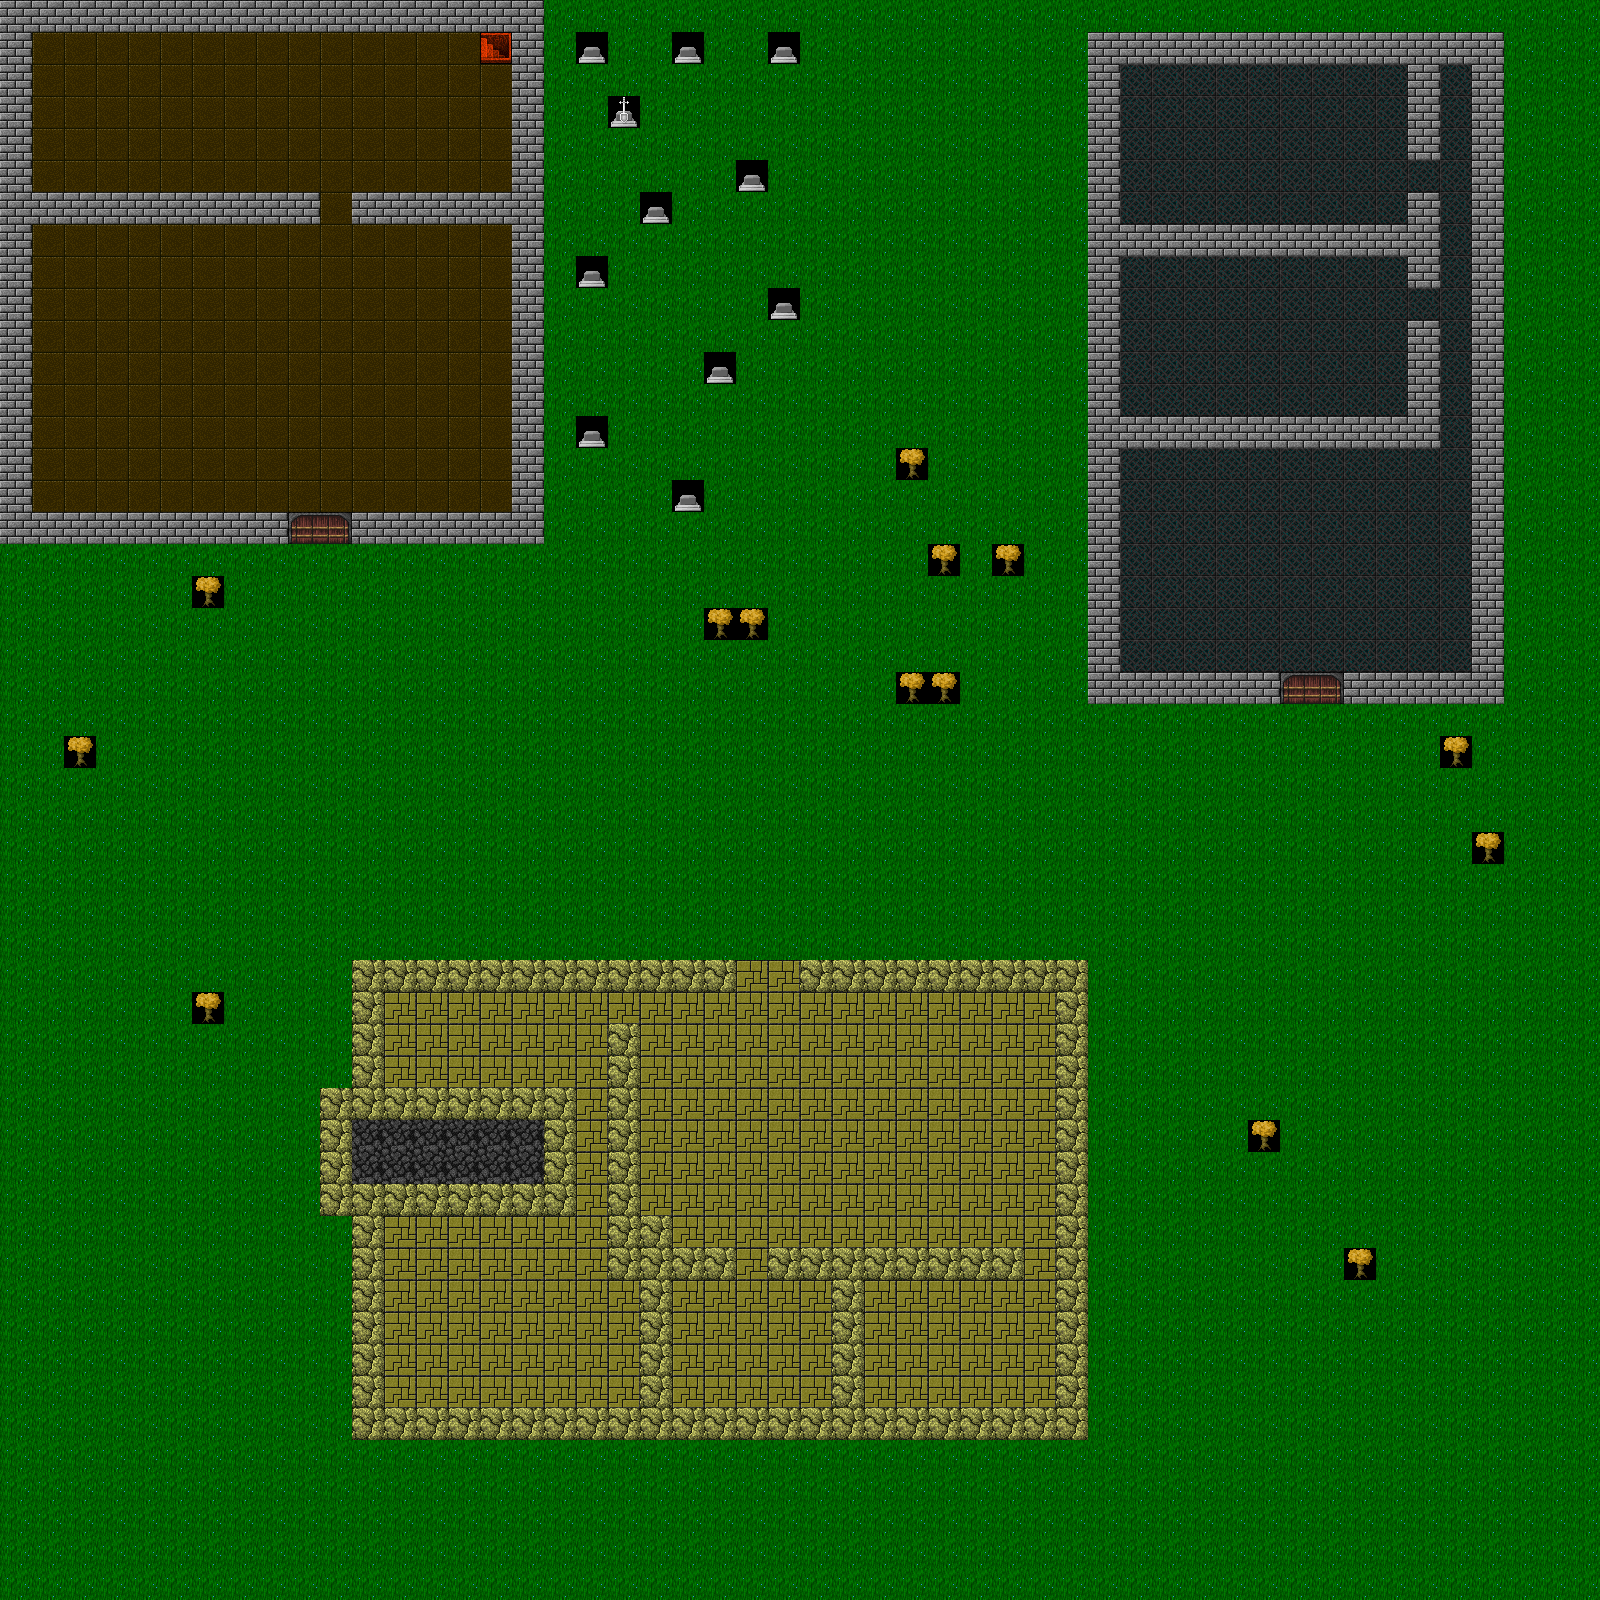

Rendered tile map (Tiled .tmx) drawn with the repository's tilesets; below, a short description and the map source with its tile grids summarised:
An orthogonal 50x50 tile map with 32x32 px tiles, 1 tile layer (Tile Layer 1).

<map version="1.0" orientation="orthogonal" renderorder="right-down" width="50" height="50" tilewidth="32" tileheight="32" nextobjectid="1">
 <tileset firstgid="1" name="DungeonCrawl_ProjectUtumnoTileset" tilewidth="32" tileheight="32" tilecount="3072" columns="64">
  <image source="DungeonCrawl_ProjectUtumnoTileset.png" width="2048" height="1536" />
 </tileset>
 <layer name="Tile Layer 1" width="50" height="50">
  <data>[2500 cells, 2500 non-empty, 13 distinct tile ids]</data>
 </layer>
</map>
